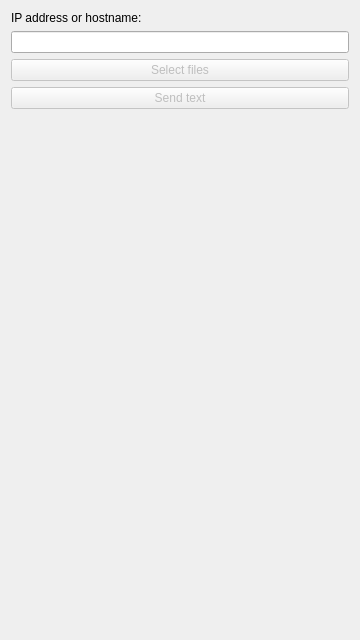
<?xml version="1.0" encoding="UTF-8"?>
<ui version="4.0">
 <class>DialogSendIp</class>
 <widget class="QDialog" name="DialogSendIp">
  <property name="geometry">
   <rect>
    <x>0</x>
    <y>0</y>
    <width>360</width>
    <height>640</height>
   </rect>
  </property>
  <property name="windowTitle">
   <string>Dukto</string>
  </property>
  <layout class="QVBoxLayout" name="verticalLayout">
   <item>
    <widget class="QLabel" name="label">
     <property name="text">
      <string>IP address or hostname:</string>
     </property>
    </widget>
   </item>
   <item>
    <widget class="QLineEdit" name="lineEdit"/>
   </item>
   <item>
    <widget class="QPushButton" name="buttonSend">
     <property name="enabled">
      <bool>false</bool>
     </property>
     <property name="text">
      <string>Select files</string>
     </property>
    </widget>
   </item>
   <item>
    <widget class="QPushButton" name="buttonSendText">
     <property name="enabled">
      <bool>false</bool>
     </property>
     <property name="text">
      <string>Send text</string>
     </property>
    </widget>
   </item>
   <item>
    <spacer name="verticalSpacer">
     <property name="orientation">
      <enum>Qt::Vertical</enum>
     </property>
     <property name="sizeHint" stdset="0">
      <size>
       <width>20</width>
       <height>40</height>
      </size>
     </property>
    </spacer>
   </item>
  </layout>
 </widget>
 <resources/>
 <connections/>
</ui>
